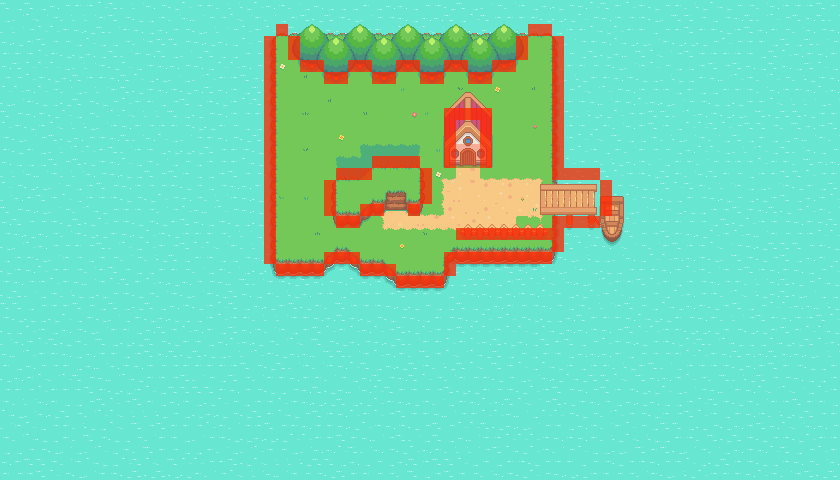

Below is a game level as drawn by its tile map, then a one-line description and the .tmx that defines it (tile-layer data replaced by summaries):
An orthogonal 70x40 tile map with 12x12 px tiles, 14 tile layers (Water, Island, Paths, BattlePatch, ...), 2 tilesets.

<map version="1.9" tiledversion="1.9.2" orientation="orthogonal" renderorder="right-down" width="70" height="40" tilewidth="12" tileheight="12" infinite="0" nextlayerid="18" nextobjectid="1">
 <tileset firstgid="1" source="TileSet.tsx" />
 <tileset firstgid="1025" source="CollisionsTile.tsx" />
 <layer id="1" name="Water" width="70" height="40">
  <data>[2800 cells, 2800 non-empty, 9 distinct tile ids]</data>
 </layer>
 <layer id="2" name="Island" width="70" height="40">
  <data>[2800 cells, 563 non-empty, 69 distinct tile ids]</data>
 </layer>
 <layer id="10" name="Paths" width="70" height="40">
  <data>[2800 cells, 72 non-empty, 20 distinct tile ids]</data>
 </layer>
 <layer id="11" name="BattlePatch" width="70" height="40">
  <data>[2800 cells, 15 non-empty, 7 distinct tile ids]</data>
 </layer>
 <layer id="5" name="GrassAndFlowers" width="70" height="40">
  <data>[2800 cells, 32 non-empty, 24 distinct tile ids]</data>
 </layer>
 <layer id="3" name="Plateau" width="70" height="40">
  <data>[2800 cells, 51 non-empty, 49 distinct tile ids]</data>
 </layer>
 <layer id="13" name="Fence" width="70" height="40">
  <data>[2800 cells, 16 non-empty, 8 distinct tile ids]</data>
 </layer>
 <layer id="14" name="Dock" width="70" height="40">
  <data>[2800 cells, 42 non-empty, 42 distinct tile ids]</data>
 </layer>
 <layer id="8" name="Trees1" width="70" height="40">
  <data>[2800 cells, 80 non-empty, 16 distinct tile ids]</data>
 </layer>
 <layer id="9" name="Trees2" width="70" height="40">
  <data>[2800 cells, 64 non-empty, 16 distinct tile ids]</data>
 </layer>
 <layer id="12" name="House" width="70" height="40">
  <data>[2800 cells, 41 non-empty, 41 distinct tile ids]</data>
 </layer>
 <layer id="15" name="Collisions" width="70" height="40" opacity="0.75">
  <data>[2800 cells, 130 non-empty, 1 distinct tile ids]</data>
 </layer>
 <layer id="17" name="Door-collision" width="70" height="40" opacity="0.29">
  <data>[2800 cells, 4 non-empty, 1 distinct tile ids]</data>
 </layer>
 <layer id="16" name="ForegroundObjects" width="70" height="40">
  <data>[2800 cells, 20 non-empty, 16 distinct tile ids]</data>
 </layer>
</map>
